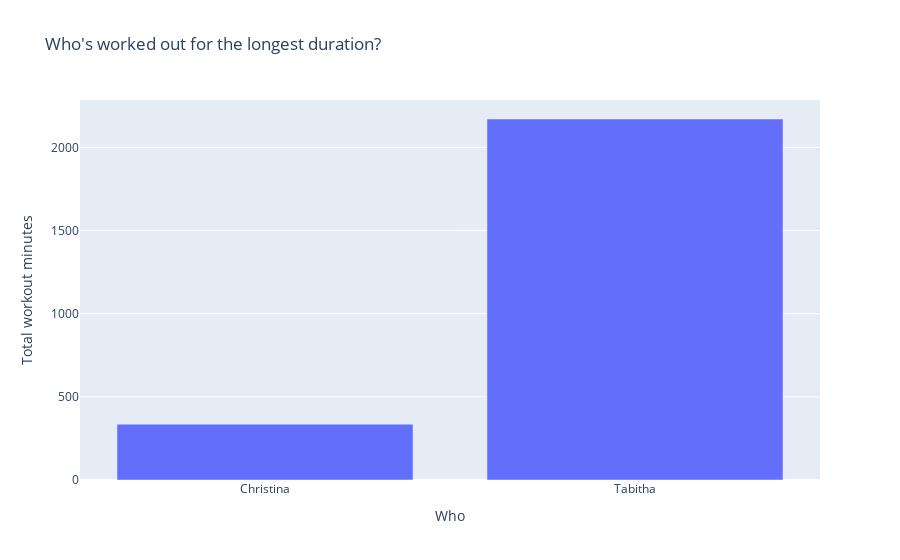

The notebook cell saved with this chart:
### Code cell
# second chart plots total lengths of workouts by each member, of the last 20
import datetime

who_time = df_club.groupby(["who"]).sum()["moving_time"]

who_vals = []
for i in who_time.items():
    who_vals.append(i[0])

who_time_clean = []
for i in who_time.items():
#     time = str(datetime.timedelta(seconds=i[1]))
    time =  i[1]/60
    who_time_clean.append(time)
who_time_clean

graph_two = []
graph_two.append(
    go.Bar(
        x=who_vals,
        y=who_time_clean
    )
)

layout_two = dict(title="Who's worked out for the longest duration?",
                  xaxis=dict(title='Who'),
                  yaxis=dict(title='Total workout minutes'),
                      )
go.Figure(data = graph_two, 
          layout = layout_two)

### Figure 1 — Plotly figure (JSON) as saved in the notebook; plotly's stock layout.template omitted (floating-point values rounded to 4 significant figures)
{"data": [{"type": "bar", "x": ["Christina", "Tabitha"], "y": [335.8, 2171.0]}], "layout": {"title": {"text": "Who's worked out for the longest duration?"}, "xaxis": {"title": {"text": "Who"}}, "yaxis": {"title": {"text": "Total workout minutes"}}}}
